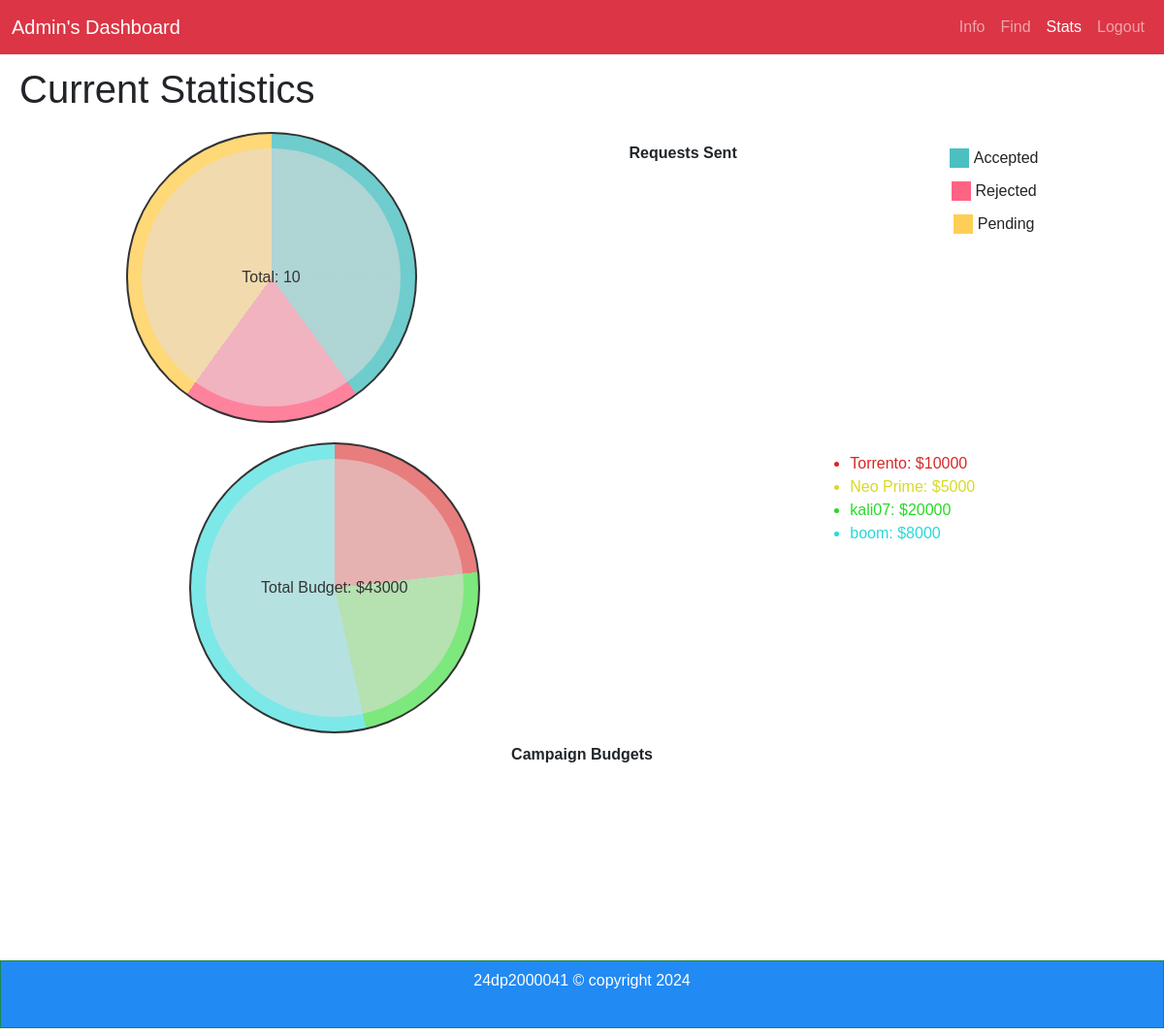
Page /stats_admin (signed in) on the committed database.
### app.py (models this page shows, shortened)
class Campaign(db.Model):
    id = db.Column(db.Integer, primary_key=True, autoincrement=True)
    name = db.Column(db.String(64), index=True)
    description = db.Column(db.String(256))
    start_date = db.Column(db.Date)
    end_date = db.Column(db.Date)
    budget = db.Column(db.Float)
    visibility = db.Column(db.String(64))
    goals = db.Column(db.String(256))
    sponsor_id = db.Column(db.Integer, db.ForeignKey('user.id'))

### app.py (the view)
@app.route('/stats_admin')
@login_required
def stats_admin():
    campaigns = Campaign.query.all()  # Assuming you have a Campaign model
    campaigns_data = [{'name': c.name, 'budget': int(c.budget)} for c in campaigns]  # Cast budget to int
    accepted_count = AdRequest.query.filter_by(status='Accepted').count()
    rejected_count = AdRequest.query.filter_by(status='Rejected').count()
    pending_count = AdRequest.query.filter_by(status='Pending').count()
    return render_template('stats_admin.html',
                           accepted_count=accepted_count,
                           rejected_count=rejected_count,
                           pending_count=pending_count,
                           campaigns=campaigns_data,
                           enumerate=enumerate)  # Pass enumerate to the template context

### app.py (called while the page is built)
@login_manager.user_loader
def load_user(user_id):
    return User.query.get(int(user_id))

    @property
    def is_active(self):
        return True

### templates/stats_admin.html (shortened to what this page needs)
<!DOCTYPE html>
<html lang="en">
<head>
    <link href="https://cdn.jsdelivr.net/npm/bootstrap@5.0.2/dist/css/bootstrap.min.css" rel="stylesheet">
</head>
<body>
    <div id="container">
        <div id="panel">
            <nav class="navbar navbar-expand-sm bg-danger navbar-dark fixed-top" id="navi">
                <div class="container-fluid">
                    <a class="navbar-brand" href="#">Admin's Dashboard</a>
                    <div class="collapse navbar-collapse justify-content-end" id="navbarNavDropdown">
                        <ul class="navbar-nav">
                            <li class="nav-item">
                                <a class="nav-link" href="/admin_dashboard">Info</a>
                            </li>
                            <li class="nav-item">
                                <a class="nav-link" href="/find_admin">Find</a>
                            </li>
                                 <li class="nav-item">
                                <a class="nav-link active" href="/stats_admin">Stats</a>
                            </li>
                                                       <li class="nav-item">
                                <a class="nav-link" href="/logout">Logout</a>
                            </li>
                        </ul>
                    </div>
                </div>
            </nav>
<br>
<br>
<div class="content">
                <h1>Current Statistics</h1>
                <div class="chart-container">
                    <div class="pie-chart" style="background: conic-gradient(
                        rgba(75, 192, 192, 0.8) 0% {{ (accepted_count / (accepted_count + rejected_count + pending_count)) * 100 }}%,
                        rgba(255, 99, 132, 0.8) {{ (accepted_count / (accepted_count + rejected_count + pending_count)) * 100 }}% {{ ((accepted_count + rejected_count) / (accepted_count + rejected_count + pending_count)) * 100 }}%,
                        rgba(255, 206, 86, 0.8) {{ ((accepted_count + rejected_count) / (accepted_count + rejected_count + pending_count)) * 100 }}% 100%
                    );">
                        <div class="overlay">Total: {{ accepted_count + rejected_count + pending_count }}</div>
                    </div>
                    <div class="chart-titles">Requests Sent</div>
                    <ul class="legend">
                        <li><span class="accepted"></span>Accepted</li>
                        <li><span class="rejected"></span>Rejected</li>
                        <li><span class="pending"></span>Pending</li>
                    </ul>
                </div>
                <div class="chart-container">
                    <div class="pie-chart" style="background: conic-gradient(
                        {% set total_budget = campaigns | sum(attribute='budget') %}
                        {% set cumulative_percentage = 0 %}
                        {% for i, campaign in enumerate(campaigns) %}
                            {% set start_percentage = cumulative_percentage %}
                            {% set end_percentage = cumulative_percentage + ((campaign.budget / total_budget) * 100) %}
                            {% set cumulative_percentage = end_percentage %}
                            hsl({{ i * 60 }}, 70%, 70%) {{ start_percentage }}% {{ end_percentage }}%{% if not loop.last %}, {% endif %}
                        {% endfor %}
                    );">
                        <div class="overlay">Total Budget: ${{ total_budget }}</div>
                    </div>
                    <div class="campaign-list">
                        <ul>
                            {% for i, campaign in enumerate(campaigns) %}
                            <li style="color: hsl({{ i * 60 }}, 70%, 50%);">{{ campaign.name }}: ${{ campaign.budget }}</li>
                            {% endfor %}
                        </ul>
                    </div>
                </div>
                <div class="chart-titles">Campaign Budgets</div>
            </div>
        </div>
    </div>
    <div id="footer">
        <div class="border border-success p-2 mb-2" id="kaal">
                      24dp2000041 © copyright 2024
        </div>
</body>
</html>

### templates/stats_admin.html (style rules this page uses)
body { font-family: Arial, sans-serif; }
.navbar { margin-bottom: 0; }
.content { padding: 20px; }
.chart-container { display: flex; justify-content: space-around; margin-top: 20px; }
.pie-chart { width: 300px; height: 300px; border-radius: 50%; display: flex; align-items: center; justify-content: center; text-align: center; color: #fff; position: relative; border: 2px solid #333; }
.pie-chart .overlay { position: absolute; width: 90%; height: 90%; border-radius: 50%; background-color: rgba(229, 221, 221, 0.547); display: flex; align-items: center; justify-content: center; color: #333; flex-direction: column; }
.legend { list-style: none; padding: 0; margin: 10px 0 0 0; display: flex; flex-direction: column; align-items: center; }
.legend li { display: flex; align-items: center; margin: 5px 0; }
.legend span { display: inline-block; width: 20px; height: 20px; margin-right: 5px; }
.legend .accepted { background-color: rgba(75, 192, 192, 1); }
.legend .rejected { background-color: rgba(255, 99, 132, 1); }
.legend .pending { background-color: rgba(255, 206, 86, 1); }
.chart-titles { text-align: center; margin-top: 10px; font-weight: bold; }
.campaign-list { margin-top: 10px; }
#kaal { background-color: rgb(33, 138, 243); color: rgb(255, 255, 255); text-align: center; padding: 0px; margin-top: 180px; height: 70px; }

### rows in the picture
Campaign: name "Torrento"
Campaign: name "Neo Prime"
Campaign: name "kali07"
Campaign: name "boom"

### other values in the picture
{{ accepted_count + rejected_count + pending_count }} "10"
{{ total_budget }} "43000"
{{ campaign.budget }} "10000" "5000" "20000" "8000"
